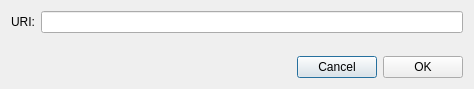
<?xml version="1.0" encoding="UTF-8"?>
<ui version="4.0">
 <class>OpenUriDialog</class>
 <widget class="QDialog" name="OpenUriDialog">
  <property name="windowModality">
   <enum>Qt::ApplicationModal</enum>
  </property>
  <property name="geometry">
   <rect>
    <x>0</x>
    <y>0</y>
    <width>474</width>
    <height>89</height>
   </rect>
  </property>
  <property name="windowTitle">
   <string>Open payment request</string>
  </property>
  <layout class="QVBoxLayout" name="verticalLayout">
   <item>
    <layout class="QHBoxLayout" name="horizontalLayout">
     <item>
      <widget class="QLabel" name="label">
       <property name="text">
        <string>URI:</string>
       </property>
      </widget>
     </item>
     <item>
      <widget class="QLineEdit" name="m_uriEdit"/>
     </item>
    </layout>
   </item>
   <item>
    <spacer name="verticalSpacer">
     <property name="orientation">
      <enum>Qt::Vertical</enum>
     </property>
     <property name="sizeHint" stdset="0">
      <size>
       <width>20</width>
       <height>40</height>
      </size>
     </property>
    </spacer>
   </item>
   <item>
    <layout class="QHBoxLayout" name="horizontalLayout_2">
     <item>
      <spacer name="horizontalSpacer">
       <property name="orientation">
        <enum>Qt::Horizontal</enum>
       </property>
       <property name="sizeHint" stdset="0">
        <size>
         <width>40</width>
         <height>20</height>
        </size>
       </property>
      </spacer>
     </item>
     <item>
      <widget class="WalletGui::WalletCancelButton" name="m_cancelButton">
       <property name="text">
        <string>Cancel</string>
       </property>
      </widget>
     </item>
     <item>
      <widget class="WalletGui::WalletOkButton" name="m_okButton">
       <property name="text">
        <string>OK</string>
       </property>
      </widget>
     </item>
    </layout>
   </item>
  </layout>
 </widget>
 <customwidgets>
  <customwidget>
   <class>WalletGui::WalletOkButton</class>
   <extends>QPushButton</extends>
   <header>Gui/Common/WalletOkButton.h</header>
  </customwidget>
  <customwidget>
   <class>WalletGui::WalletCancelButton</class>
   <extends>QPushButton</extends>
   <header>Gui/Common/WalletCancelButton.h</header>
  </customwidget>
 </customwidgets>
 <resources/>
 <connections>
  <connection>
   <sender>m_okButton</sender>
   <signal>clicked()</signal>
   <receiver>OpenUriDialog</receiver>
   <slot>accept()</slot>
   <hints>
    <hint type="sourcelabel">
     <x>500</x>
     <y>62</y>
    </hint>
    <hint type="destinationlabel">
     <x>276</x>
     <y>44</y>
    </hint>
   </hints>
  </connection>
  <connection>
   <sender>m_cancelButton</sender>
   <signal>clicked()</signal>
   <receiver>OpenUriDialog</receiver>
   <slot>reject()</slot>
   <hints>
    <hint type="sourcelabel">
     <x>417</x>
     <y>62</y>
    </hint>
    <hint type="destinationlabel">
     <x>276</x>
     <y>44</y>
    </hint>
   </hints>
  </connection>
 </connections>
</ui>
